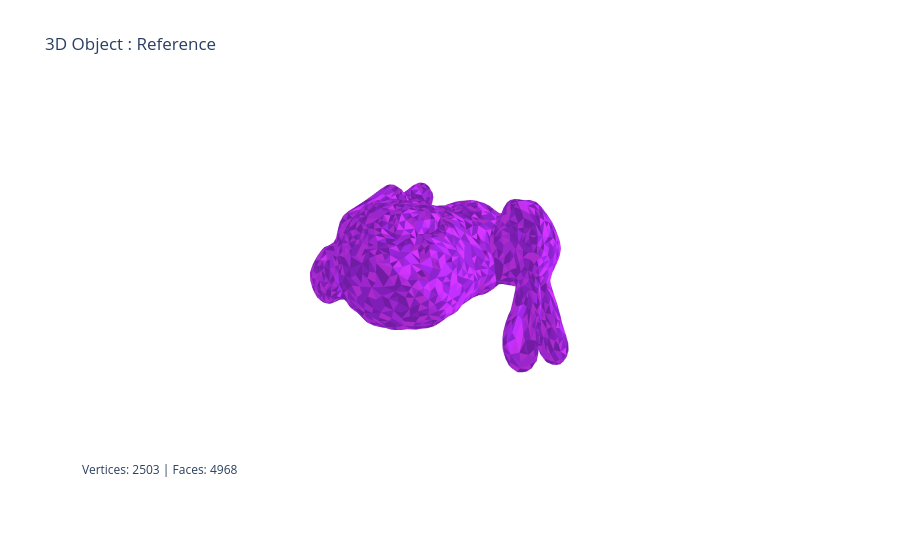
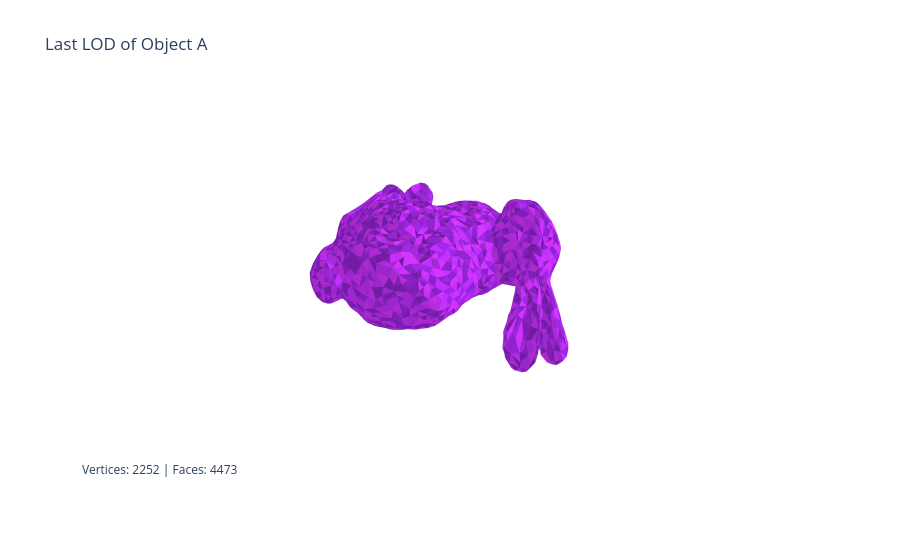

The code cell stored with these charts, in order, in its notebook:
### Markdown cell above
## Loading model

### Code cell
# notebook.ipynb
from MeshObjects import *

obj_path = "./models/bunny.obj"

with open(obj_path, 'r') as f:
    objref = Object3D(f, "Reference")
    objref.Show()

objA = AObject3D(objref, "Object A") # M_max

objA.compress(0.1, 2)
objA.show_last_lod () # M0

M_max_prime = objA.decompress() # M_max'
M_max_prime.Show("Reconstructed Object (M_max')")

### Figure 1 — Plotly figure (JSON) as saved in the notebook; plotly's stock layout.template omitted (floating-point values rounded to 4 significant figures; data arrays with more than 128 entries replaced by an {"elided": "..."} marker saying what was removed)
{"data": [{"facecolor": {"elided": "4968 str values"}, "flatshading": true, "i": {"elided": "4968 int values"}, "j": {"elided": "4968 int values"}, "k": {"elided": "4968 int values"}, "opacity": 1, "type": "mesh3d", "x": {"elided": "2503 float values"}, "y": {"elided": "2503 float values"}, "z": {"elided": "2503 float values"}}], "layout": {"annotations": [{"showarrow": false, "text": "Vertices: 2503 | Faces: 4968", "x": 0, "xref": "paper", "y": 0, "yref": "paper"}], "scene": {"xaxis": {"visible": false}, "yaxis": {"visible": false}, "zaxis": {"visible": false}}, "title": {"text": "3D Object : Reference"}}}

### Figure 2 — Plotly figure (JSON) as saved in the notebook; plotly's stock layout.template omitted (floating-point values rounded to 4 significant figures; data arrays with more than 128 entries replaced by an {"elided": "..."} marker saying what was removed)
{"data": [{"facecolor": {"elided": "4473 str values"}, "flatshading": true, "i": {"elided": "4473 int values"}, "j": {"elided": "4473 int values"}, "k": {"elided": "4473 int values"}, "opacity": 1, "type": "mesh3d", "x": {"elided": "2252 float values"}, "y": {"elided": "2252 float values"}, "z": {"elided": "2252 float values"}}], "layout": {"annotations": [{"showarrow": false, "text": "Vertices: 2252 | Faces: 4473", "x": 0, "xref": "paper", "y": 0, "yref": "paper"}], "scene": {"xaxis": {"visible": false}, "yaxis": {"visible": false}, "zaxis": {"visible": false}}, "title": {"text": "Last LOD of Object A"}}}
